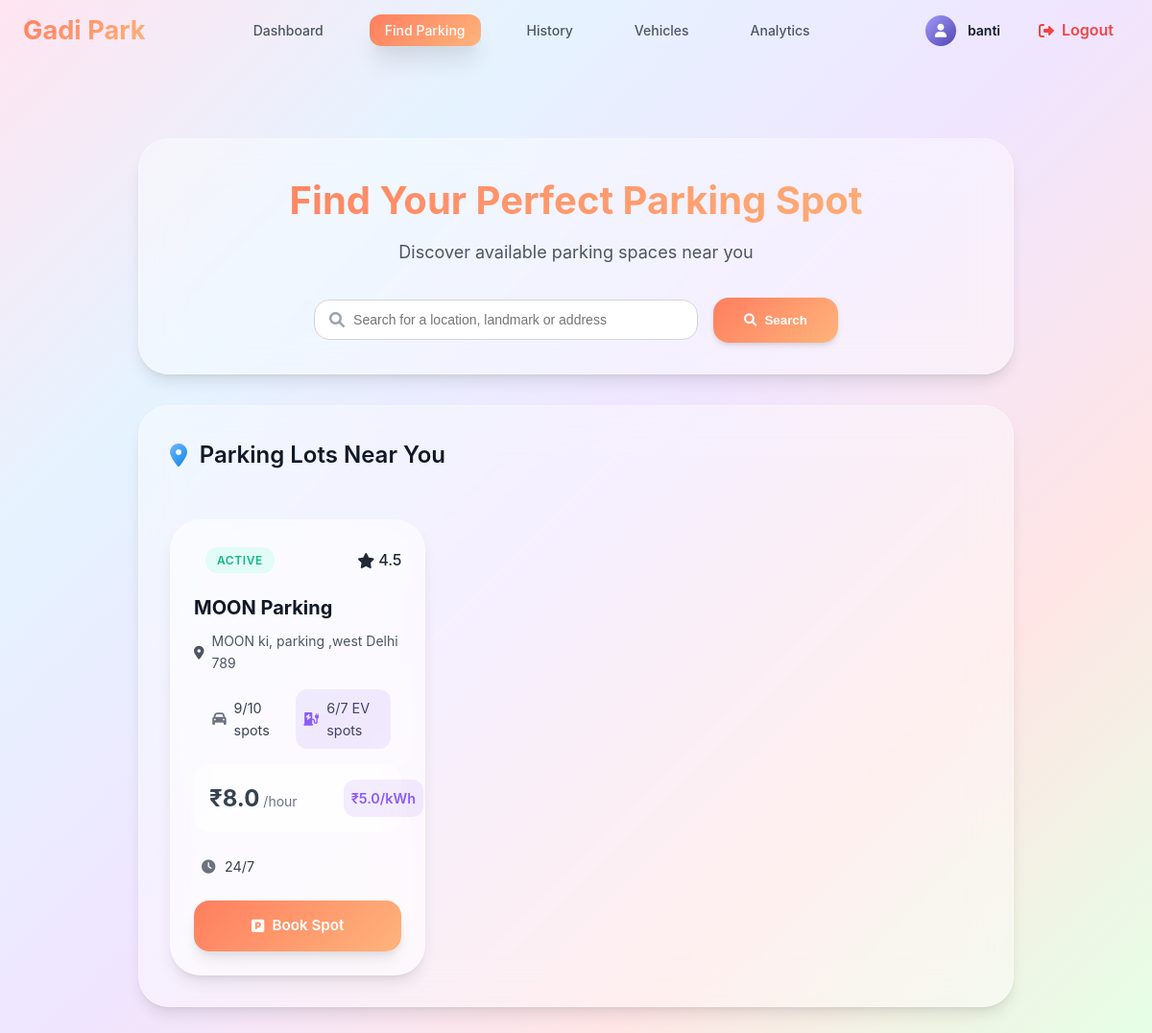
Before: /find_parking (signed in) with the older database file.
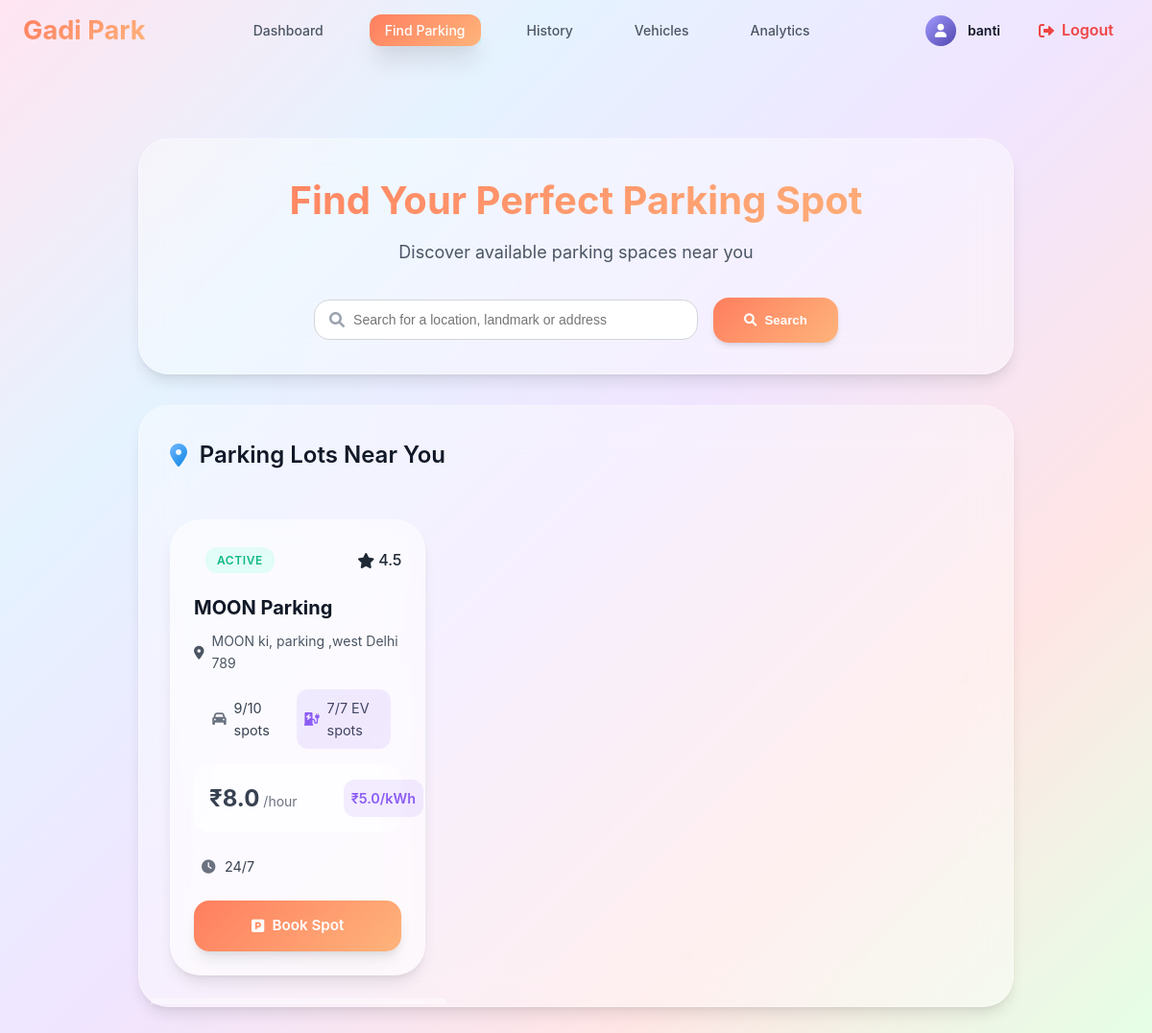
After: the same page with the newer database file.
### models/parking_lot.py (models this page shows, shortened)
class ParkingLot(db.Model):
    __tablename__ = 'parking_lots'
    id = db.Column(db.Integer, primary_key=True)
    name= db.Column(db.String(80), unique=True, nullable=False)
    address = db.Column(db.String(200), nullable=False)
    pincode = db.Column(db.String(10), nullable=False)
    hourly_rate = db.Column(db.Float, nullable=False)
    total_spots = db.Column(db.Integer, nullable=False)
    occupied_regular_spots = db.Column(db.Integer, default=0)
    occupied_ev_spots = db.Column(db.Integer, default=0)
    ev_spots = db.Column(db.Integer, default=0)
    ev_charging_rate = db.Column(db.Float, nullable=True)
    opening_time = db.Column(db.String(10), nullable=True)
    closing_time = db.Column(db.String(10), nullable=True)
    is_24_hours = db.Column(db.Boolean, default=False)
    description = db.Column(db.String(200), nullable=True)

### routes/user.py (the view)
@user_bp.route('/find_parking',methods=['POST','GET'])
@login_required
@user_required
def find_parking():
    user=User.query.get(session.get('user_id'))
    vehicles=Vehicle.query.filter_by(user_id=user.id)
    lots=ParkingLot.query.all()
    lot_id=request.args.get('lot_id')
    current_booking_time= request.args.get('current_booking_time')
    current_booking_date= request.args.get('current_booking_date')
    is_booked_by_user=Booking.query.filter_by(user_id=user.id).first()
    if is_booked_by_user:
        flash('You have any active bookings.', 'error')
        return redirect(url_for('user.user_dashboard'))
    lot = None
    if request.method == 'GET' and lot_id:
        lot = ParkingLot.query.filter_by(id=lot_id).first()
    return render_template('find_parking.html',lots=lots,lot=lot,vehicles=vehicles,current_booking_time=current_booking_time,current_booking_date=current_booking_date,user=user)

### Templates/find_parking.html (shortened to what the changed rows need)
{% extends "base.html" %}
{% block style %}
<link rel="stylesheet" href="{{url_for('static',filename='css/base.css')}}">
<link rel="stylesheet" href="{{url_for('static',filename='css/find_parking.css')}}">
<link rel="stylesheet" href="{{url_for('static',filename='css/modal.css')}}">
<link rel="stylesheet" href="https://cdnjs.cloudflare.com/ajax/libs/font-awesome/6.0.0/css/all.min.css">
{% endblock %}
{% block content %}
{% include "user_navbar.html" %}
<div class="user-main-content">
    <div class="search-section bg">
        <div class="search-header">
            <h1>Find Your Perfect Parking Spot</h1>
        </div>
    </div>
    <div class="parking-lots-section bg" style="padding: 2rem;">
        <div class="parking-header" >
            <h2>
                <i class="fas fa-map-marker-alt"></i>
                Parking Lots Near You
            </h2>
        </div>
        <div class="parking-lots-card-container">
            {% for lot in lots %}
            <div class="parking-lot-card bg" id="parking-lot-card" >
                <div class="card-header">
                    <div class="lot-status">
                        {% if lot.total_spots + lot.ev_spots == lot.occupied_regular_spots + lot.occupied_ev_spots %}
                            <div class="full lot-status">
                                Full
                            </div>
                        {% else %}
                            <div class="active lot-status">
                                Active
                            </div>
                        {% endif %}
                    </div>
                    <div class="lot-rating">
                        <i class="fas fa-star"></i>
                        <span>4.5</span>
                    </div>
                </div>
                <div class="card-content">
                    <h3 class="lot-name">{{ lot.name }}</h3>
                    <p class="lot-address">
                        <i class="fas fa-map-marker-alt"></i>
                        {{ lot.address }}
                    </p>
                    <div class="lot-features">
                        <div class="feature">
                            <i class="fas fa-car"></i>
                            <span>{{ lot.total_spots - lot.occupied_regular_spots }}/{{ lot.total_spots }} spots</span>
                        </div>
                        {% if lot.ev_spots > 0 %}
                        <div class="feature ev">
                            <i class="fas fa-charging-station"></i>
                            <span>{{ lot.ev_spots - lot.occupied_ev_spots }}/{{ lot.ev_spots }} EV spots</span>
                        </div>
                        {% endif %}
                    </div>
                    <div class="pricing-info">
                        <div class="price-main">
                            <span class="price">₹{{ lot.hourly_rate }}</span>
                            <span class="price-unit">/hour</span>
                        </div>
                        {% if lot.ev_spots > 0 %}
                        <div class="price-ev">
                            <span class="ev-price">₹{{ lot.ev_charging_rate }}/kWh</span>
                        </div>
                        {% endif %}
                    </div>
                    <div class="feature">
                        <i class="fas fa-clock"></i>
                        <span>
                            {% if lot.is_24_hours %}
                                24/7
                            {% else %}
                                {{ lot.opening_time }} - {{ lot.closing_time }}
                            {% endif %}
                        </span>
                    </div>
                </div>
                <div class="card-actions">
                    <a href="{{ url_for('booking.booking', lot_id=lot.id) }}" class="book-spot-btn btn-style">
                        <i class="fas fa-parking"></i>
                        Book Spot
                    </a>
                </div>
            </div>
            {% endfor %}
            </div>
        </div>
    </div>
{% endblock %}

Changed rows visible on the page:
changed ParkingLot "MOON Parking": lot.ev_spots-lot.occupied_ev_spots "6" → "7"
